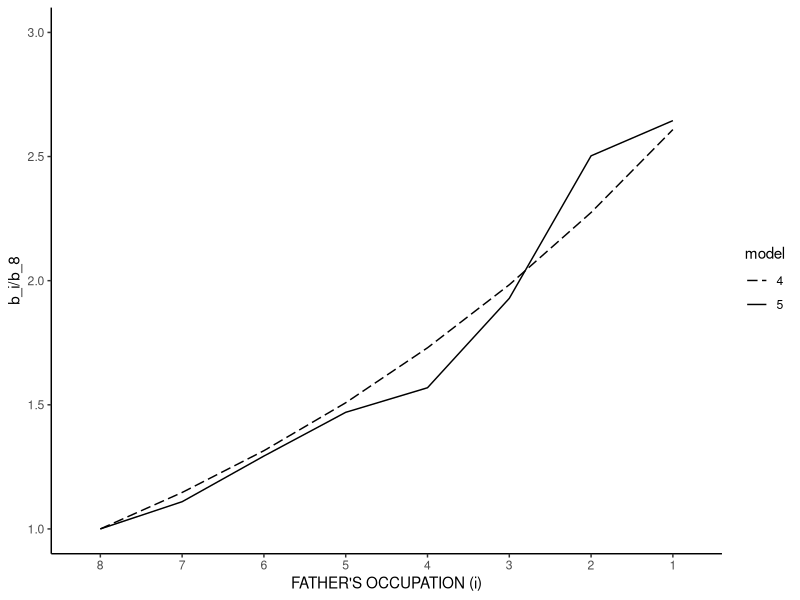
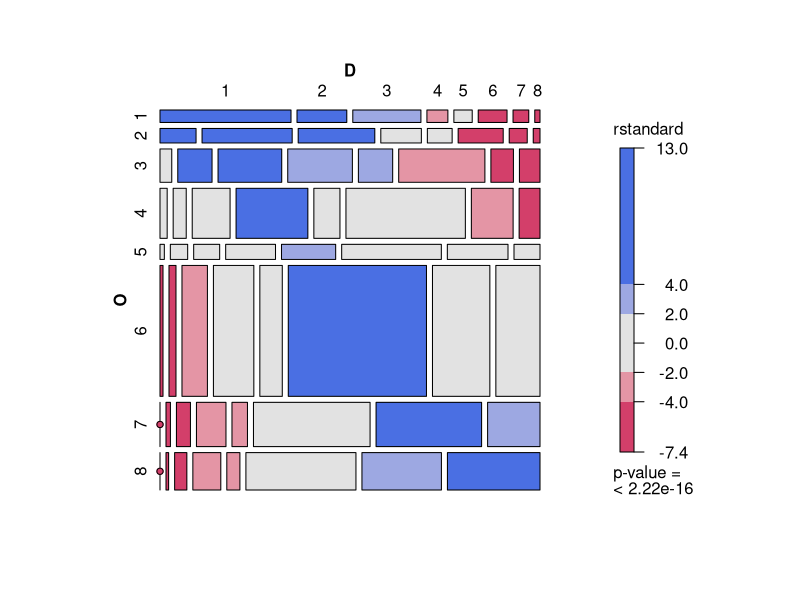
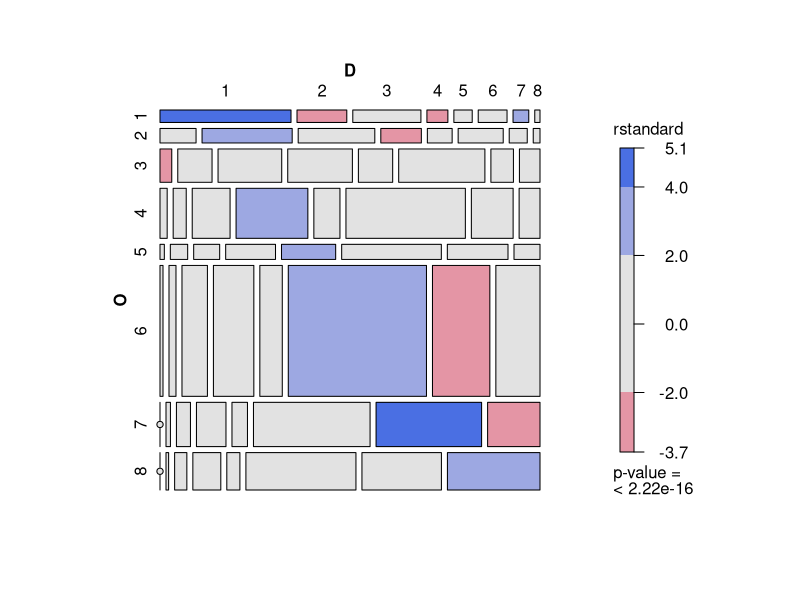
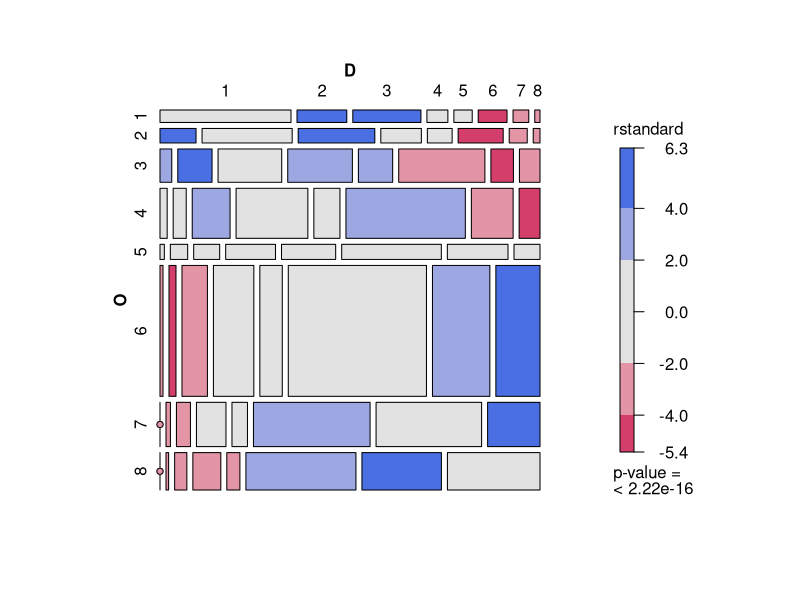
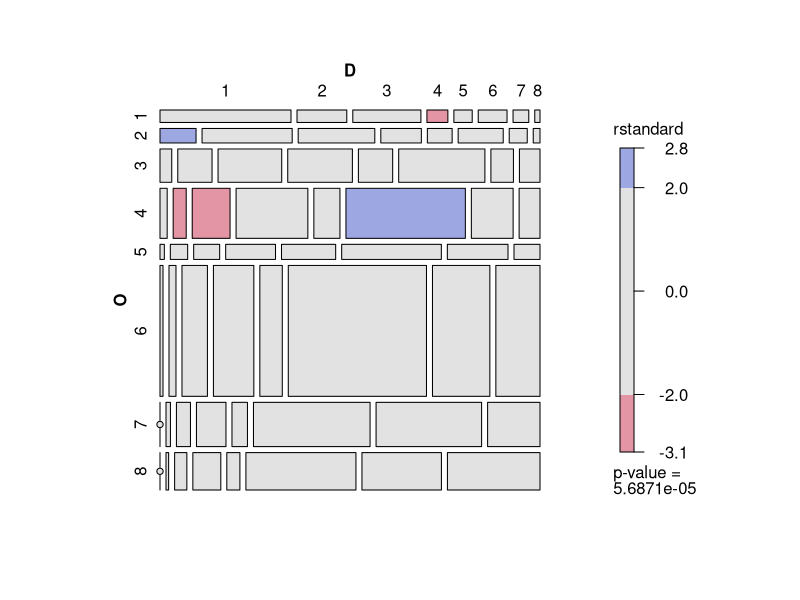
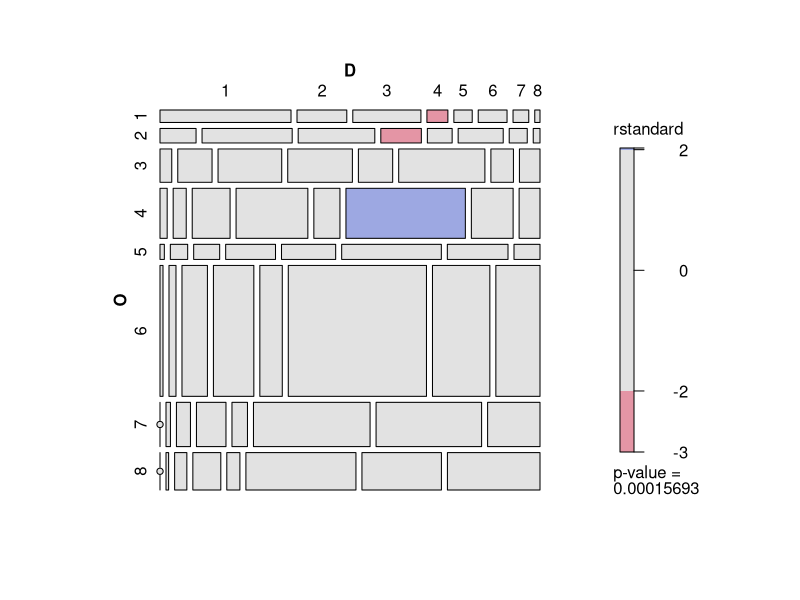

Here is the R script that generated these plots, in order:
# Uniform association model
# Duncan, Otis Dudley. 1979. “How Destination Depends on Origin in the Occupational Mobility Table.” The American Journal of Sociology 84(4):793–803.

# packages
library(tidyverse)
library(MASS)
library(magrittr)
library(knitr)
library(vcdExtra)

# Data (p. 795)
tab <- matrix(
  c(50, 19, 26, 8, 7, 11, 6, 2,
    16, 40, 34, 18, 11, 20, 8, 3, 
    12, 35, 65, 66, 35, 88, 23, 21, 
    11, 20, 58, 110, 40, 183, 64, 32, 
    2, 8, 12, 23, 25, 46, 28, 12,
    12, 28, 102, 162, 90, 554, 230, 177,
    0, 6, 19, 40, 21, 158, 143, 71, 
    0, 3, 14, 32, 15, 126, 91, 106
    ),
  nrow = 8, 
  byrow = TRUE, 
  dimnames = list(1:8,1:8)) %>% 
  as.table() 
df <- as.data.frame(tab)
names(df) <- c("O","D","Freq")

# Row and column scores
df$U <- as.numeric(df$O)
df$V <- as.numeric(df$D)

# Diagonal parameters
df %<>% mutate(Diag = ifelse(U == V, U, 0) %>% factor())

# (1) Independence
fit_1 <- glm(Freq ~ O + D, data = df, family = poisson)
summary(fit_1)

# (2) Row effects
fit_2 <- glm(Freq ~ O + D + O:V, data = df, family = poisson)
summary(fit_2)

# (3) Quasi independence, diagonal omitted
fit_3 <- glm(Freq ~ O + D + Diag, data = df, family = poisson)
summary(fit_3)

# (4) Uniform association, diagonal omitted
fit_4 <- glm(Freq ~  O + D + U:V + Diag, data = df, family = poisson)
summary(fit_4)
# log-odds
fit_4$coefficients["U:V"] %>% exp()

# (5) Row effects, diagonal omitted* .
fit_5 <- glm(Freq ~ O + D + O:V + Diag, data = df, family = poisson)
summary(fit_5)
names(fit_5)
names(summary(fit_5))

# Table 2
Model <- c("Independence","Row effects","Quasi independence, diagonal omitted","Uniform association, diagonal omitted","Row effects, diagonal omitted")
df <- c(fit_1$df.residual,fit_2$df.residual,fit_3$df.residual,fit_4$df.residual,fit_5$df.residual)
X2 <- c(fit_1$deviance,fit_2$deviance,fit_3$deviance,fit_4$deviance,fit_5$deviance)
tibble(Model, df, X2) %>% 
  kable(digits = 1)

# Figure 2
b_4 <- fit_4$coefficients["U:V"] %>% "*"(7:0) %>% exp() 

b_5 <- fit_5$coefficients[grep("V", names(fit_5$coefficients))]
b_5 %<>% "*"(-1) %>% exp() %>% dplyr::recode(.missing = 1)

b_4 <- data.frame(y = b_4, model = 4, x = 1:8)
b_5 <- data.frame(y = b_5, model = 5, x = 1:8)
df <- bind_rows(b_4,b_5)
df$x <- factor(df$x)
df$model <- factor(df$model)

df %>% 
  mutate(x = factor(x, levels = 8:1)) %>%
  ggplot(aes(x = x, y = y, group = model, linetype = model)) + 
  geom_line() + 
  ylim(1,3) + 
  scale_linetype_manual(values = c("longdash","solid")) +
  labs(x = "FATHER'S OCCUPATION (i)", y = "b_i/b_8") +
  theme_classic() 

# mosaic plot
mosaic(fit_1, ~O+D, residuals_type = "rstandard")
mosaic(fit_2, ~O+D, residuals_type = "rstandard")
mosaic(fit_3, ~O+D, residuals_type = "rstandard")
mosaic(fit_4, ~O+D, residuals_type = "rstandard")
mosaic(fit_5, ~O+D, residuals_type = "rstandard")
